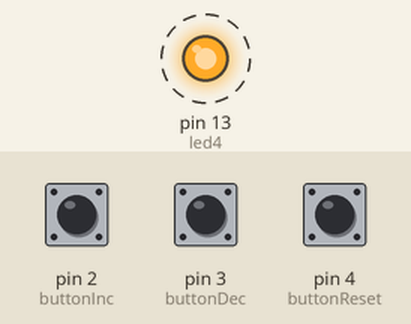
Recording of a sketch running on a simulated Arduino Uno, built with avr-gcc and run on an emulated ATmega328P. On the bench: output pins drawn as LEDs (lit = HIGH). Dashed ring = blinking. The test bench sets the inputs (shaded band); at power-on: pin 2 (buttonInc) HIGH, pin 3 (buttonDec) HIGH, pin 4 (buttonReset) HIGH.

Above: at 0.5 s.
Timing chart, 0 to 4.6 s (numbered marks = the images above):
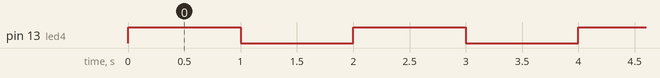

The sketch:

atv4.ino
```cpp
//4- Faça um sistema com um led e três botões. Um led deve iniciar piscando com um intervalo de 1s. Esse intervalo pode ser alterado por dois botões, sendo um deles para aumentar o intervalo em 100ms e o outro para diminuir esse intervalo em 100ms. Ao pressionar o terceiro botão o intervalo deve ser reiniciado para 1s.

const int led4 = 13, buttonInc = 2, buttonDec = 3, buttonReset = 4;
int intervalo = 1000;

void setup(){

pinMode(led4,OUTPUT);
  pinMode(buttonInc,INPUT_PULLUP);
  pinMode(buttonDec,INPUT_PULLUP);
  pinMode(buttonReset,INPUT_PULLUP);
        }

void loop() {
  if (digitalRead(buttonInc) == LOW) { intervalo += 100; delay(200); }
  if (digitalRead(buttonDec) == LOW) { intervalo -= 100; delay(200); }
  if (digitalRead(buttonReset) == LOW) { intervalo = 1000; delay(200); }

  digitalWrite(led4, HIGH);
  delay(intervalo);
  digitalWrite(led4, LOW);
  delay(intervalo);
}
```

Measured:
- by itself, pin 13 (led4): alternates HIGH for 1.0 s and LOW for 1.0 s
